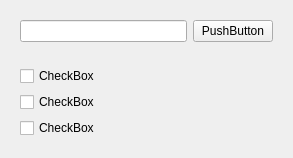
<?xml version="1.0" encoding="UTF-8"?>
<ui version="4.0">
 <class>myMutiCheckBox</class>
 <widget class="QWidget" name="myMutiCheckBox">
  <property name="geometry">
   <rect>
    <x>0</x>
    <y>0</y>
    <width>293</width>
    <height>143</height>
   </rect>
  </property>
  <property name="maximumSize">
   <size>
    <width>999</width>
    <height>999</height>
   </size>
  </property>
  <property name="windowTitle">
   <string>Form</string>
  </property>
  <layout class="QVBoxLayout" name="verticalLayout_2">
   <item>
    <widget class="QWidget" name="widget" native="true">
     <layout class="QHBoxLayout" name="horizontalLayout">
      <item>
       <widget class="QLineEdit" name="lineEdit"/>
      </item>
      <item>
       <widget class="QPushButton" name="pushButton">
        <property name="text">
         <string>PushButton</string>
        </property>
       </widget>
      </item>
     </layout>
    </widget>
   </item>
   <item>
    <widget class="QWidget" name="widget_2" native="true">
     <layout class="QVBoxLayout" name="verticalLayout">
      <item>
       <widget class="QCheckBox" name="checkBox">
        <property name="text">
         <string>CheckBox</string>
        </property>
       </widget>
      </item>
      <item>
       <widget class="QCheckBox" name="checkBox_2">
        <property name="text">
         <string>CheckBox</string>
        </property>
       </widget>
      </item>
      <item>
       <widget class="QCheckBox" name="checkBox_3">
        <property name="text">
         <string>CheckBox</string>
        </property>
       </widget>
      </item>
     </layout>
    </widget>
   </item>
  </layout>
 </widget>
 <resources/>
 <connections/>
</ui>
